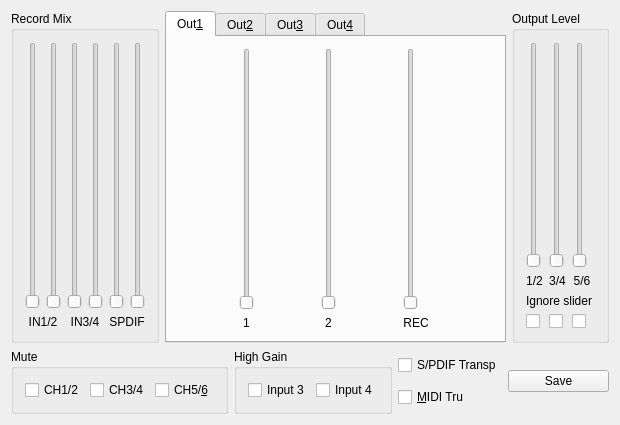
<ui version="4.0" >
 <comment>Copyright (C) 2005-2008 by Pieter Palmers
	
	This file is part of FFADO
	FFADO = Free Firewire (pro-)audio drivers for linux
	
	FFADO is based upon FreeBoB.
	
	This program is free software: you can redistribute it and/or modify
	it under the terms of the GNU General Public License as published by
	the Free Software Foundation, either version 2 of the License, or
	(at your option) version 3 of the License.
	
	This program is distributed in the hope that it will be useful,
	but WITHOUT ANY WARRANTY; without even the implied warranty of
	MERCHANTABILITY or FITNESS FOR A PARTICULAR PURPOSE.  See the
	GNU General Public License for more details.
</comment>
 <class>SaffireLEMixerSmallUI</class>
 <widget class="QWidget" name="SaffireLEMixerSmallUI" >
  <property name="geometry" >
   <rect>
    <x>0</x>
    <y>0</y>
    <width>620</width>
    <height>425</height>
   </rect>
  </property>
  <property name="windowTitle" >
   <string>Focusrite Saffire LE Mixer</string>
  </property>
  <layout class="QVBoxLayout" >
   <item>
    <layout class="QHBoxLayout" >
     <item>
      <widget class="QGroupBox" name="groupOut14_2" >
       <property name="title" >
        <string>Record Mix</string>
       </property>
       <layout class="QGridLayout" >
        <item row="0" column="0" >
         <widget class="QSlider" name="sldIN1RecMix" >
          <property name="minimum" >
           <number>0</number>
          </property>
          <property name="maximum" >
           <number>32767</number>
          </property>
          <property name="singleStep" >
           <number>10000</number>
          </property>
          <property name="pageStep" >
           <number>1000</number>
          </property>
          <property name="orientation" >
           <enum>Qt::Vertical</enum>
          </property>
          <property name="tickInterval" >
           <number>10000</number>
          </property>
         </widget>
        </item>
        <item row="0" column="1" >
         <widget class="QSlider" name="sldIN2RecMix" >
          <property name="minimum" >
           <number>0</number>
          </property>
          <property name="maximum" >
           <number>32767</number>
          </property>
          <property name="singleStep" >
           <number>10000</number>
          </property>
          <property name="pageStep" >
           <number>1000</number>
          </property>
          <property name="orientation" >
           <enum>Qt::Vertical</enum>
          </property>
          <property name="tickInterval" >
           <number>10000</number>
          </property>
         </widget>
        </item>
        <item row="0" column="2" >
         <widget class="QSlider" name="sldIN3RecMix" >
          <property name="minimum" >
           <number>0</number>
          </property>
          <property name="maximum" >
           <number>32767</number>
          </property>
          <property name="singleStep" >
           <number>10000</number>
          </property>
          <property name="pageStep" >
           <number>1000</number>
          </property>
          <property name="orientation" >
           <enum>Qt::Vertical</enum>
          </property>
          <property name="tickInterval" >
           <number>10000</number>
          </property>
         </widget>
        </item>
        <item row="0" column="3" >
         <widget class="QSlider" name="sldIN4RecMix" >
          <property name="minimum" >
           <number>0</number>
          </property>
          <property name="maximum" >
           <number>32767</number>
          </property>
          <property name="singleStep" >
           <number>10000</number>
          </property>
          <property name="pageStep" >
           <number>1000</number>
          </property>
          <property name="orientation" >
           <enum>Qt::Vertical</enum>
          </property>
          <property name="tickInterval" >
           <number>10000</number>
          </property>
         </widget>
        </item>
        <item row="0" column="4" >
         <widget class="QSlider" name="sldSPDIF1RecMix" >
          <property name="minimum" >
           <number>0</number>
          </property>
          <property name="maximum" >
           <number>32767</number>
          </property>
          <property name="singleStep" >
           <number>10000</number>
          </property>
          <property name="pageStep" >
           <number>1000</number>
          </property>
          <property name="orientation" >
           <enum>Qt::Vertical</enum>
          </property>
          <property name="tickInterval" >
           <number>10000</number>
          </property>
         </widget>
        </item>
        <item row="0" column="5" >
         <widget class="QSlider" name="sldSPDIF2RecMix" >
          <property name="minimum" >
           <number>0</number>
          </property>
          <property name="maximum" >
           <number>32767</number>
          </property>
          <property name="singleStep" >
           <number>10000</number>
          </property>
          <property name="pageStep" >
           <number>1000</number>
          </property>
          <property name="orientation" >
           <enum>Qt::Vertical</enum>
          </property>
          <property name="tickInterval" >
           <number>10000</number>
          </property>
         </widget>
        </item>
        <item row="1" column="0" colspan="2" >
         <widget class="QLabel" name="txtOut14In12" >
          <property name="text" >
           <string>IN1/2</string>
          </property>
          <property name="alignment" >
           <set>Qt::AlignCenter</set>
          </property>
          <property name="wordWrap" >
           <bool>false</bool>
          </property>
         </widget>
        </item>
        <item row="1" column="2" colspan="2" >
         <widget class="QLabel" name="txtOut14In34" >
          <property name="text" >
           <string>IN3/4</string>
          </property>
          <property name="alignment" >
           <set>Qt::AlignCenter</set>
          </property>
          <property name="wordWrap" >
           <bool>false</bool>
          </property>
         </widget>
        </item>
        <item row="1" column="4" colspan="2" >
         <widget class="QLabel" name="txtOut14In34_2" >
          <property name="text" >
           <string>SPDIF</string>
          </property>
          <property name="alignment" >
           <set>Qt::AlignCenter</set>
          </property>
          <property name="wordWrap" >
           <bool>false</bool>
          </property>
         </widget>
        </item>
       </layout>
      </widget>
     </item>
     <item>
      <widget class="QTabWidget" name="tabWidget4" >
       <property name="currentIndex" >
        <number>0</number>
       </property>
       <widget class="QWidget" name="tab" >
        <attribute name="title" >
         <string>Out&amp;1</string>
        </attribute>
        <layout class="QGridLayout" >
         <item row="0" column="0" >
          <widget class="QSlider" name="sldPC1Out1" >
           <property name="minimum" >
            <number>0</number>
           </property>
           <property name="maximum" >
            <number>32767</number>
           </property>
           <property name="singleStep" >
            <number>10000</number>
           </property>
           <property name="pageStep" >
            <number>1000</number>
           </property>
           <property name="orientation" >
            <enum>Qt::Vertical</enum>
           </property>
           <property name="tickInterval" >
            <number>10000</number>
           </property>
          </widget>
         </item>
         <item row="0" column="1" >
          <widget class="QSlider" name="sldPC2Out1" >
           <property name="minimum" >
            <number>0</number>
           </property>
           <property name="maximum" >
            <number>32767</number>
           </property>
           <property name="singleStep" >
            <number>10000</number>
           </property>
           <property name="pageStep" >
            <number>1000</number>
           </property>
           <property name="orientation" >
            <enum>Qt::Vertical</enum>
           </property>
           <property name="tickInterval" >
            <number>10000</number>
           </property>
          </widget>
         </item>
         <item row="0" column="2" >
          <widget class="QSlider" name="sldRecMixOut1" >
           <property name="minimum" >
            <number>0</number>
           </property>
           <property name="maximum" >
            <number>32767</number>
           </property>
           <property name="singleStep" >
            <number>10000</number>
           </property>
           <property name="pageStep" >
            <number>1000</number>
           </property>
           <property name="orientation" >
            <enum>Qt::Vertical</enum>
           </property>
           <property name="tickInterval" >
            <number>10000</number>
           </property>
          </widget>
         </item>
         <item row="1" column="0" >
          <widget class="QLabel" name="txtOut14PC12" >
           <property name="text" >
            <string>1</string>
           </property>
           <property name="alignment" >
            <set>Qt::AlignCenter</set>
           </property>
           <property name="wordWrap" >
            <bool>false</bool>
           </property>
          </widget>
         </item>
         <item row="1" column="1" >
          <widget class="QLabel" name="txtOut14PC34" >
           <property name="text" >
            <string>2</string>
           </property>
           <property name="alignment" >
            <set>Qt::AlignCenter</set>
           </property>
           <property name="wordWrap" >
            <bool>false</bool>
           </property>
          </widget>
         </item>
         <item row="1" column="2" >
          <widget class="QLabel" name="txtOut14PC78_2" >
           <property name="text" >
            <string>REC</string>
           </property>
           <property name="alignment" >
            <set>Qt::AlignCenter</set>
           </property>
           <property name="wordWrap" >
            <bool>false</bool>
           </property>
          </widget>
         </item>
        </layout>
       </widget>
       <widget class="QWidget" name="tab" >
        <attribute name="title" >
         <string>Out&amp;2</string>
        </attribute>
        <layout class="QGridLayout" >
         <item row="0" column="0" >
          <widget class="QSlider" name="sldPC1Out2" >
           <property name="minimum" >
            <number>0</number>
           </property>
           <property name="maximum" >
            <number>32767</number>
           </property>
           <property name="singleStep" >
            <number>10000</number>
           </property>
           <property name="pageStep" >
            <number>1000</number>
           </property>
           <property name="orientation" >
            <enum>Qt::Vertical</enum>
           </property>
           <property name="tickInterval" >
            <number>10000</number>
           </property>
          </widget>
         </item>
         <item row="0" column="1" >
          <widget class="QSlider" name="sldPC2Out2" >
           <property name="minimum" >
            <number>0</number>
           </property>
           <property name="maximum" >
            <number>32767</number>
           </property>
           <property name="singleStep" >
            <number>10000</number>
           </property>
           <property name="pageStep" >
            <number>1000</number>
           </property>
           <property name="orientation" >
            <enum>Qt::Vertical</enum>
           </property>
           <property name="tickInterval" >
            <number>10000</number>
           </property>
          </widget>
         </item>
         <item row="0" column="2" >
          <widget class="QSlider" name="sldRecMixOut2" >
           <property name="minimum" >
            <number>0</number>
           </property>
           <property name="maximum" >
            <number>32767</number>
           </property>
           <property name="singleStep" >
            <number>10000</number>
           </property>
           <property name="pageStep" >
            <number>1000</number>
           </property>
           <property name="orientation" >
            <enum>Qt::Vertical</enum>
           </property>
           <property name="tickInterval" >
            <number>10000</number>
           </property>
          </widget>
         </item>
         <item row="1" column="0" >
          <widget class="QLabel" name="txtOut24PC12" >
           <property name="text" >
            <string>1</string>
           </property>
           <property name="alignment" >
            <set>Qt::AlignCenter</set>
           </property>
           <property name="wordWrap" >
            <bool>false</bool>
           </property>
          </widget>
         </item>
         <item row="1" column="1" >
          <widget class="QLabel" name="txtOut24PC34" >
           <property name="text" >
            <string>2</string>
           </property>
           <property name="alignment" >
            <set>Qt::AlignCenter</set>
           </property>
           <property name="wordWrap" >
            <bool>false</bool>
           </property>
          </widget>
         </item>
         <item row="1" column="2" >
          <widget class="QLabel" name="txtOut24PC78_2" >
           <property name="text" >
            <string>REC</string>
           </property>
           <property name="alignment" >
            <set>Qt::AlignCenter</set>
           </property>
           <property name="wordWrap" >
            <bool>false</bool>
           </property>
          </widget>
         </item>
        </layout>
       </widget>
       <widget class="QWidget" name="tab" >
        <attribute name="title" >
         <string>Out&amp;3</string>
        </attribute>
        <layout class="QGridLayout" >
         <item row="0" column="0" >
          <widget class="QSlider" name="sldPC1Out3" >
           <property name="minimum" >
            <number>0</number>
           </property>
           <property name="maximum" >
            <number>32767</number>
           </property>
           <property name="singleStep" >
            <number>10000</number>
           </property>
           <property name="pageStep" >
            <number>1000</number>
           </property>
           <property name="orientation" >
            <enum>Qt::Vertical</enum>
           </property>
           <property name="tickInterval" >
            <number>10000</number>
           </property>
          </widget>
         </item>
         <item row="0" column="1" >
          <widget class="QSlider" name="sldPC2Out3" >
           <property name="minimum" >
            <number>0</number>
           </property>
           <property name="maximum" >
            <number>32767</number>
           </property>
           <property name="singleStep" >
            <number>10000</number>
           </property>
           <property name="pageStep" >
            <number>1000</number>
           </property>
           <property name="orientation" >
            <enum>Qt::Vertical</enum>
           </property>
           <property name="tickInterval" >
            <number>10000</number>
           </property>
          </widget>
         </item>
         <item row="0" column="2" >
          <widget class="QSlider" name="sldRecMixOut3" >
           <property name="minimum" >
            <number>0</number>
           </property>
           <property name="maximum" >
            <number>32767</number>
           </property>
           <property name="singleStep" >
            <number>10000</number>
           </property>
           <property name="pageStep" >
            <number>1000</number>
           </property>
           <property name="orientation" >
            <enum>Qt::Vertical</enum>
           </property>
           <property name="tickInterval" >
            <number>10000</number>
           </property>
          </widget>
         </item>
         <item row="1" column="0" >
          <widget class="QLabel" name="txtOut34PC12" >
           <property name="text" >
            <string>1</string>
           </property>
           <property name="alignment" >
            <set>Qt::AlignCenter</set>
           </property>
           <property name="wordWrap" >
            <bool>false</bool>
           </property>
          </widget>
         </item>
         <item row="1" column="1" >
          <widget class="QLabel" name="txtOut34PC34" >
           <property name="text" >
            <string>2</string>
           </property>
           <property name="alignment" >
            <set>Qt::AlignCenter</set>
           </property>
           <property name="wordWrap" >
            <bool>false</bool>
           </property>
          </widget>
         </item>
         <item row="1" column="2" >
          <widget class="QLabel" name="txtOut34PC56" >
           <property name="text" >
            <string>REC</string>
           </property>
           <property name="alignment" >
            <set>Qt::AlignCenter</set>
           </property>
           <property name="wordWrap" >
            <bool>false</bool>
           </property>
          </widget>
         </item>
        </layout>
       </widget>
       <widget class="QWidget" name="tab" >
        <attribute name="title" >
         <string>Out&amp;4</string>
        </attribute>
        <layout class="QGridLayout" >
         <item row="0" column="0" >
          <widget class="QSlider" name="sldPC1Out4" >
           <property name="minimum" >
            <number>0</number>
           </property>
           <property name="maximum" >
            <number>32767</number>
           </property>
           <property name="singleStep" >
            <number>10000</number>
           </property>
           <property name="pageStep" >
            <number>1000</number>
           </property>
           <property name="orientation" >
            <enum>Qt::Vertical</enum>
           </property>
           <property name="tickInterval" >
            <number>10000</number>
           </property>
          </widget>
         </item>
         <item row="0" column="1" >
          <widget class="QSlider" name="sldPC2Out4" >
           <property name="minimum" >
            <number>0</number>
           </property>
           <property name="maximum" >
            <number>32767</number>
           </property>
           <property name="singleStep" >
            <number>10000</number>
           </property>
           <property name="pageStep" >
            <number>1000</number>
           </property>
           <property name="orientation" >
            <enum>Qt::Vertical</enum>
           </property>
           <property name="tickInterval" >
            <number>10000</number>
           </property>
          </widget>
         </item>
         <item row="0" column="2" >
          <widget class="QSlider" name="sldRecMixOut4" >
           <property name="minimum" >
            <number>0</number>
           </property>
           <property name="maximum" >
            <number>32767</number>
           </property>
           <property name="singleStep" >
            <number>10000</number>
           </property>
           <property name="pageStep" >
            <number>1000</number>
           </property>
           <property name="orientation" >
            <enum>Qt::Vertical</enum>
           </property>
           <property name="tickInterval" >
            <number>10000</number>
           </property>
          </widget>
         </item>
         <item row="1" column="0" >
          <widget class="QLabel" name="txtOut44PC12" >
           <property name="text" >
            <string>1</string>
           </property>
           <property name="alignment" >
            <set>Qt::AlignCenter</set>
           </property>
           <property name="wordWrap" >
            <bool>false</bool>
           </property>
          </widget>
         </item>
         <item row="1" column="1" >
          <widget class="QLabel" name="txtOut44PC34" >
           <property name="text" >
            <string>2</string>
           </property>
           <property name="alignment" >
            <set>Qt::AlignCenter</set>
           </property>
           <property name="wordWrap" >
            <bool>false</bool>
           </property>
          </widget>
         </item>
         <item row="1" column="2" >
          <widget class="QLabel" name="txtOut44PC56" >
           <property name="text" >
            <string>REC</string>
           </property>
           <property name="alignment" >
            <set>Qt::AlignCenter</set>
           </property>
           <property name="wordWrap" >
            <bool>false</bool>
           </property>
          </widget>
         </item>
        </layout>
       </widget>
      </widget>
     </item>
     <item>
      <widget class="QGroupBox" name="groupBox11" >
       <property name="title" >
        <string>Output Level</string>
       </property>
       <layout class="QGridLayout" >
        <item row="0" column="0" >
         <widget class="QSlider" name="sldOut12Level" >
          <property name="minimum" >
           <number>0</number>
          </property>
          <property name="maximum" >
           <number>127</number>
          </property>
          <property name="singleStep" >
           <number>1</number>
          </property>
          <property name="pageStep" >
           <number>16</number>
          </property>
          <property name="orientation" >
           <enum>Qt::Vertical</enum>
          </property>
          <property name="tickInterval" >
           <number>32</number>
          </property>
         </widget>
        </item>
        <item row="0" column="1" >
         <widget class="QSlider" name="sldOut34Level" >
          <property name="minimum" >
           <number>0</number>
          </property>
          <property name="maximum" >
           <number>127</number>
          </property>
          <property name="singleStep" >
           <number>1</number>
          </property>
          <property name="pageStep" >
           <number>16</number>
          </property>
          <property name="orientation" >
           <enum>Qt::Vertical</enum>
          </property>
          <property name="tickInterval" >
           <number>32</number>
          </property>
         </widget>
        </item>
        <item row="0" column="2" >
         <widget class="QSlider" name="sldOut56Level" >
          <property name="minimum" >
           <number>0</number>
          </property>
          <property name="maximum" >
           <number>127</number>
          </property>
          <property name="singleStep" >
           <number>1</number>
          </property>
          <property name="pageStep" >
           <number>16</number>
          </property>
          <property name="orientation" >
           <enum>Qt::Vertical</enum>
          </property>
          <property name="tickInterval" >
           <number>32</number>
          </property>
         </widget>
        </item>
        <item row="1" column="0" >
         <widget class="QLabel" name="txtOut14In12_2" >
          <property name="text" >
           <string>1/2</string>
          </property>
          <property name="alignment" >
           <set>Qt::AlignCenter</set>
          </property>
          <property name="wordWrap" >
           <bool>false</bool>
          </property>
         </widget>
        </item>
        <item row="1" column="1" >
         <widget class="QLabel" name="txtOut14In12_2_2" >
          <property name="text" >
           <string>3/4</string>
          </property>
          <property name="alignment" >
           <set>Qt::AlignCenter</set>
          </property>
          <property name="wordWrap" >
           <bool>false</bool>
          </property>
         </widget>
        </item>
        <item row="1" column="2" >
         <widget class="QLabel" name="txtOut14In12_2_2_2" >
          <property name="text" >
           <string>5/6</string>
          </property>
          <property name="alignment" >
           <set>Qt::AlignCenter</set>
          </property>
          <property name="wordWrap" >
           <bool>false</bool>
          </property>
         </widget>
        </item>
        <item row="2" column="0" colspan="3" >
         <widget class="QLabel" name="textLabel1" >
          <property name="text" >
           <string>Ignore slider</string>
          </property>
          <property name="alignment" >
           <set>Qt::AlignCenter</set>
          </property>
          <property name="wordWrap" >
           <bool>false</bool>
          </property>
         </widget>
        </item>
        <item row="3" column="0" >
         <widget class="QCheckBox" name="chkOut12HwCtrl" >
          <property name="text" >
           <string/>
          </property>
         </widget>
        </item>
        <item row="3" column="1" >
         <widget class="QCheckBox" name="chkOut34HwCtrl" >
          <property name="text" >
           <string/>
          </property>
         </widget>
        </item>
        <item row="3" column="2" >
         <widget class="QCheckBox" name="chkOut56HwCtrl" >
          <property name="text" >
           <string/>
          </property>
         </widget>
        </item>
       </layout>
      </widget>
     </item>
    </layout>
   </item>
   <item>
    <layout class="QHBoxLayout" >
     <item>
      <widget class="QGroupBox" name="groupBox13" >
       <property name="title" >
        <string>Mute</string>
       </property>
       <layout class="QGridLayout" >
        <item row="0" column="2" >
         <widget class="QCheckBox" name="chkOut56Mute" >
          <property name="text" >
           <string>CH5/&amp;6</string>
          </property>
         </widget>
        </item>
        <item row="0" column="1" >
         <widget class="QCheckBox" name="chkOut34Mute" >
          <property name="text" >
           <string>CH3/4</string>
          </property>
         </widget>
        </item>
        <item row="0" column="0" >
         <widget class="QCheckBox" name="chkOut12Mute" >
          <property name="text" >
           <string>CH1/2</string>
          </property>
         </widget>
        </item>
       </layout>
      </widget>
     </item>
     <item>
      <widget class="QGroupBox" name="groupBox13_2" >
       <property name="title" >
        <string>High Gain</string>
       </property>
       <layout class="QGridLayout" >
        <item row="0" column="0" >
         <widget class="QCheckBox" name="chkHighGain3" >
          <property name="text" >
           <string>Input 3</string>
          </property>
         </widget>
        </item>
        <item row="0" column="1" >
         <widget class="QCheckBox" name="chkHighGain4" >
          <property name="text" >
           <string>Input 4</string>
          </property>
         </widget>
        </item>
       </layout>
      </widget>
     </item>
     <item>
      <layout class="QVBoxLayout" >
       <item>
        <widget class="QCheckBox" name="chkSPDIFTransparent" >
         <property name="text" >
          <string>S/PDIF Transp</string>
         </property>
        </widget>
       </item>
       <item>
        <widget class="QCheckBox" name="chkMIDITru" >
         <property name="text" >
          <string>&amp;MIDI Tru</string>
         </property>
         <property name="shortcut" >
          <string>Alt+M</string>
         </property>
        </widget>
       </item>
      </layout>
     </item>
     <item>
      <widget class="QPushButton" name="btnSaveSettings" >
       <property name="toolTip" >
        <string>Save settings to device</string>
       </property>
       <property name="text" >
        <string>Save</string>
       </property>
      </widget>
     </item>
    </layout>
   </item>
  </layout>
 </widget>
 <layoutdefault spacing="6" margin="11" />
 <pixmapfunction>qPixmapFromMimeSource</pixmapfunction>
 <resources/>
 <connections/>
</ui>
